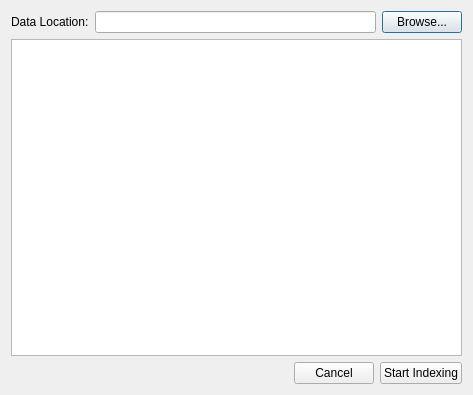
<?xml version="1.0" encoding="UTF-8"?>
<ui version="4.0">
 <class>Dialog</class>
 <widget class="QDialog" name="Dialog">
  <property name="geometry">
   <rect>
    <x>0</x>
    <y>0</y>
    <width>473</width>
    <height>395</height>
   </rect>
  </property>
  <property name="windowTitle">
   <string>Create Index</string>
  </property>
  <layout class="QVBoxLayout" name="verticalLayout">
   <item>
    <layout class="QHBoxLayout" name="horizontalLayout1">
     <item>
      <widget class="QLabel" name="label">
       <property name="text">
        <string>Data Location:</string>
       </property>
      </widget>
     </item>
     <item>
      <widget class="QLineEdit" name="lineEditPath">
       <property name="readOnly">
        <bool>true</bool>
       </property>
      </widget>
     </item>
     <item>
      <widget class="QPushButton" name="buttonBrowseSource">
       <property name="text">
        <string>Browse...</string>
       </property>
       <property name="iconSize">
        <size>
         <width>16</width>
         <height>16</height>
        </size>
       </property>
      </widget>
     </item>
    </layout>
   </item>
   <item>
    <widget class="QPlainTextEdit" name="plainTextEdit">
     <property name="enabled">
      <bool>true</bool>
     </property>
     <property name="undoRedoEnabled">
      <bool>false</bool>
     </property>
     <property name="readOnly">
      <bool>true</bool>
     </property>
     <property name="textInteractionFlags">
      <set>Qt::TextBrowserInteraction</set>
     </property>
     <property name="backgroundVisible">
      <bool>false</bool>
     </property>
    </widget>
   </item>
   <item>
    <layout class="QHBoxLayout" name="horizontalLayout2">
     <item>
      <spacer name="horizontalSpacer">
       <property name="orientation">
        <enum>Qt::Horizontal</enum>
       </property>
       <property name="sizeHint" stdset="0">
        <size>
         <width>40</width>
         <height>20</height>
        </size>
       </property>
      </spacer>
     </item>
     <item>
      <widget class="QPushButton" name="buttonCancel">
       <property name="text">
        <string>Cancel</string>
       </property>
      </widget>
     </item>
     <item>
      <widget class="QPushButton" name="buttonRun">
       <property name="text">
        <string>Start Indexing</string>
       </property>
      </widget>
     </item>
    </layout>
   </item>
  </layout>
 </widget>
 <resources/>
 <connections/>
</ui>
